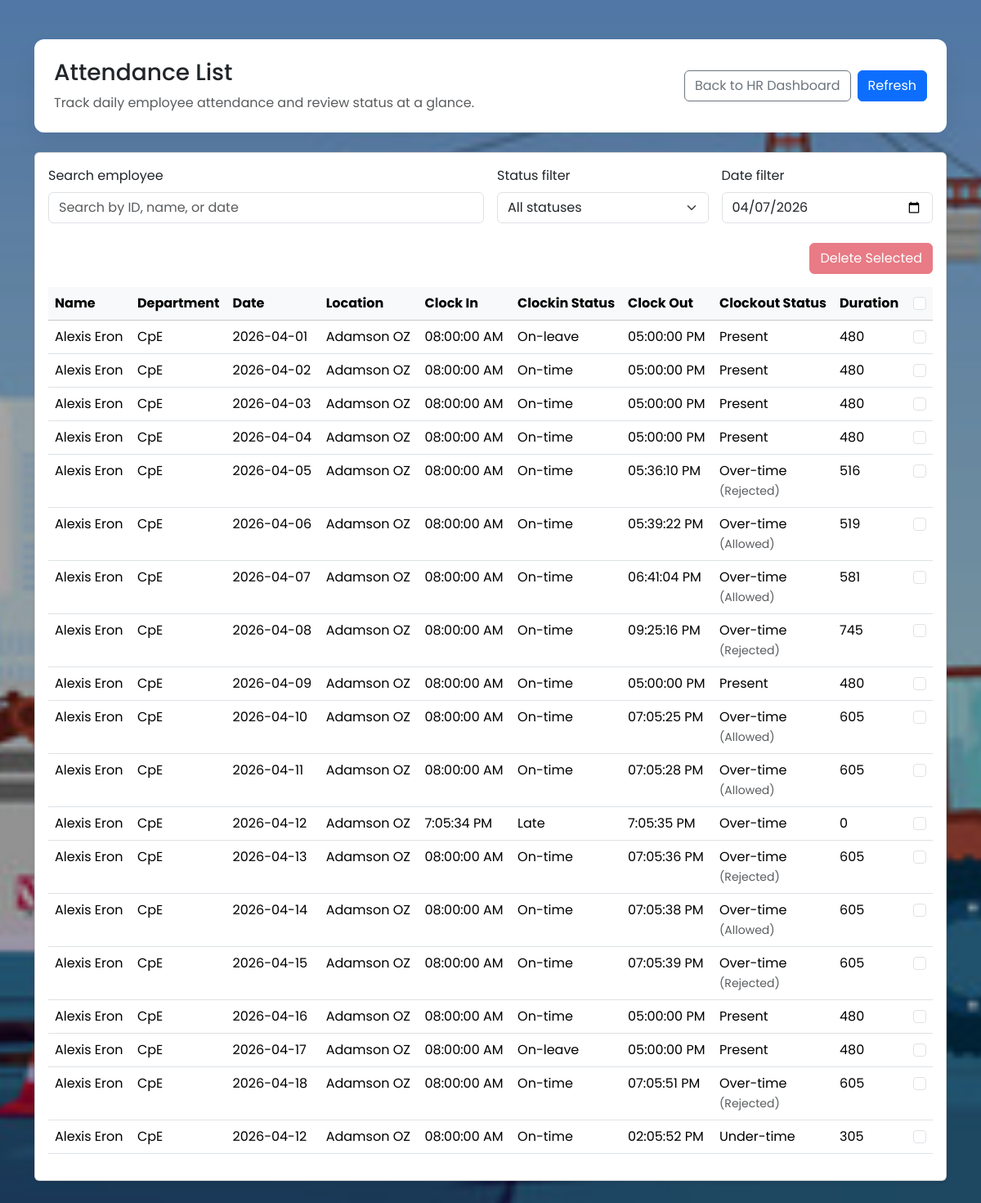
Page /HR/Employee_attendance/index.php (signed in) on the committed database.
### tables this page shows
CREATE TABLE `employee_attendance` (
  `Attendance_id` bigint(20) NOT NULL,
  `Emp_id` int(10) UNSIGNED NOT NULL,
  `Date` date NOT NULL,
  `Location` varchar(255) NOT NULL,
  `Coordinates` varchar(255) NOT NULL,
  `Clock_in` varchar(255) NOT NULL,
  `Clock_out` varchar(255) NOT NULL,
  `Clockin_status` varchar(255) NOT NULL,
  `Clockout_status` varchar(255) NOT NULL,
  `Duration` float NOT NULL,
  `AO` tinyint(1) NOT NULL
);

CREATE TABLE `employees` (
  `id` int(10) UNSIGNED NOT NULL,
  `name` varchar(255) NOT NULL,
  `email` varchar(255) NOT NULL,
  `username` varchar(255) NOT NULL,
  `password` varchar(255) NOT NULL,
  `type` varchar(50) NOT NULL DEFAULT 'Emp',
  `position` varchar(255) NOT NULL,
  `department` varchar(255) NOT NULL,
  `salary` decimal(15,2) NOT NULL DEFAULT 0.00,
  `join_date` date NOT NULL,
  `status` varchar(50) NOT NULL DEFAULT 'Active'
);

### HR/Employee_attendance/index.php (the view, shortened to what this page needs)
<!DOCTYPE html>
<html lang="en">
<head>
    <link href="https://cdn.jsdelivr.net/npm/bootstrap@5.3.3/dist/css/bootstrap.min.css" rel="stylesheet">
    <link rel="stylesheet" href="../HR_Assets/Employee_attendance.css">
</head>
<body>
    <?php include './Employee_attendance_modules/background.php'; ?>
    <div class="container py-5">
        <div class="attendance-header p-4 mb-4">
            <div class="d-flex flex-column flex-md-row justify-content-between align-items-start align-items-md-center gap-3">
                <div>
                    <h1 class="h3 mb-2" id = 'attendance-list'>Attendance List</h1>
                    <p class="text-muted mb-0">Track daily employee attendance and review status at a glance.</p>
                </div>
                <div class="d-flex gap-2">
                    <a href="../" class="btn btn-outline-secondary">Back to HR Dashboard</a>
                    <a href="./" class="btn btn-primary">Refresh</a>
                </div>
            </div>
        </div>
        <div class="card shadow-sm">
            <div class="card-body">
                <div class="row g-3 mb-4">
                    <div class="col-md-6">
                        <label for="searchInput" class="form-label">Search employee</label>
                        <input id="searchInput" type="text" class="form-control" placeholder="Search by ID, name, or date">
                    </div>
                    <div class="col-md-3">
                        <label for="statusFilter" class="form-label">Status filter</label>
                        <select id="statusFilter" class="form-select">
                            <option value="all">All statuses</option>
                        </select>
                    </div>
                    <div class="col-md-3">
                        <label for="dateFilter" class="form-label">Date filter</label>
                        <input id="dateFilter" type="date" class="form-control" value="2026-04-07">
                    </div>
                </div>
                <div class="d-flex justify-content-end mb-3">
                    <button id="bulkDeleteBtn" type="button" class="btn btn-danger" disabled>Delete Selected</button>
                </div>
                <div class="table-responsive">
                    <table class="table table-hover attendance-table">
                        <thead class="table-light">
                            <tr>
                                <th scope="col">Name</th>
                                <th scope="col" class="department-col">Department</th>
                                <th scope="col">Date</th>
                                <th scope="col">Location</th>
                                <th scope="col">Clock In </th>
                                <th scope="col" class="clkinStatus-col">Clockin Status</th>
                                <th scope="col">Clock Out</th>
                                <th scope="col" class="clkinStatus-col">Clockout Status</th>
                                <th scope="col">Duration</th>
                                <th scope="col" class="text-center">
                                    <input id="selectAllRows" type="checkbox" class="form-check-input" aria-label="Select all rows">
                                </th>
                            </tr>
                        </thead>
                        <tbody id="attendanceTable">
                            <?php
                                include '../../Modules/dbcon.php';
                                $query = "SELECT employee_attendance.*, employees.name, employees.department FROM `employee_attendance` JOIN `employees` ON employee_attendance.Emp_id = employees.id";
                                $result = mysqli_query($dbc, $query);
                                while ($row = mysqli_fetch_array($result)) {
                                        echo "<tr role='button' tabindex='0'>";
                                        echo "<td>" . $row['name'] . "</td>";
                                        echo "<td class='department-col'>" . $row['department'] . "</td>";
                                        echo "<td>" . $row['Date'] . "</td>";
                                        echo "<td>" . $row['Location'] . "</td>";
                                        echo "<td>" . $row['Clock_in'] . "</td>";
                                        echo "<td class='clkinStatus-col'>" . $row['Clockin_status'] . "</td>";
                                        echo "<td>" . $row['Clock_out'] . "</td>";
                                        $clockoutStatusDisplay = preg_replace('/\((Allowed|Rejected)\)/', "<small class='text-muted'>($1)</small>", $row['Clockout_status']);
                                        echo "<td class='clkinStatus-col'>" . $clockoutStatusDisplay . "</td>";
                                        echo "<td>" . $row['Duration'] . "</td>";
                                        echo "<td class='text-center'><input type='checkbox' class='form-check-input row-select' aria-label='Select row for deletion'></td>";
                                        echo "</tr>";
                                }
                            ?>
                        </tbody>
                    </table>
                </div>
            </div>
        </div>
    </div>
</body>
</html>

### HR/Employee_attendance/Employee_attendance_modules/background.php (shortened to what this page needs)
<div class="bg-container">
</div>

### HR/HR_Assets/Employee_attendance.css (style rules this page uses)
html, body { height: 100%; margin: 0; }
body { font-family: 'Poppins', sans-serif; background: transparent; min-height: 100vh; }
.bg-container { position: fixed; top: 0; right: 0; bottom: 0; left: 0; z-index: -1; overflow: hidden; }
.attendance-header { background: #fff; border-radius: .75rem; box-shadow: 0 1rem 2rem rgba(0, 0, 0, 0.06); }
.attendance-table th { white-space: nowrap; }
.attendance-table .department-col { width: 10%; }
.attendance-table .clkinStatus-col { width: 12%; }
.attendance-table tbody tr { cursor: pointer; }

### rows in the picture
employee_attendance: Emp.name "Alexis Eron", Emp.department "CpE", Date "2026-04-01", Location "Adamson OZ", Clock_in "08:00:00 AM", Clockin_status "On-leave", Clock_out "05:00:00 PM", Clockout_status "Present", Duration "480"
employee_attendance: Emp.name "Alexis Eron", Emp.department "CpE", Date "2026-04-02", Location "Adamson OZ", Clock_in "08:00:00 AM", Clockin_status "On-time", Clock_out "05:00:00 PM", Clockout_status "Present", Duration "480"
employee_attendance: Emp.name "Alexis Eron", Emp.department "CpE", Date "2026-04-03", Location "Adamson OZ", Clock_in "08:00:00 AM", Clockin_status "On-time", Clock_out "05:00:00 PM", Clockout_status "Present", Duration "480"
employee_attendance: Emp.name "Alexis Eron", Emp.department "CpE", Date "2026-04-04", Location "Adamson OZ", Clock_in "08:00:00 AM", Clockin_status "On-time", Clock_out "05:00:00 PM", Clockout_status "Present", Duration "480"
employee_attendance: Emp.name "Alexis Eron", Emp.department "CpE", Date "2026-04-05", Location "Adamson OZ", Clock_in "08:00:00 AM", Clockin_status "On-time", Clock_out "05:36:10 PM", Clockout_status "Over-time (Rejected)", Duration "516"
employee_attendance: Emp.name "Alexis Eron", Emp.department "CpE", Date "2026-04-06", Location "Adamson OZ", Clock_in "08:00:00 AM", Clockin_status "On-time", Clock_out "05:39:22 PM", Clockout_status "Over-time (Allowed)", Duration "519"
employee_attendance: Emp.name "Alexis Eron", Emp.department "CpE", Date "2026-04-07", Location "Adamson OZ", Clock_in "08:00:00 AM", Clockin_status "On-time", Clock_out "06:41:04 PM", Clockout_status "Over-time (Allowed)", Duration "581"
employee_attendance: Emp.name "Alexis Eron", Emp.department "CpE", Date "2026-04-08", Location "Adamson OZ", Clock_in "08:00:00 AM", Clockin_status "On-time", Clock_out "09:25:16 PM", Clockout_status "Over-time (Rejected)", Duration "745"
employee_attendance: Emp.name "Alexis Eron", Emp.department "CpE", Date "2026-04-09", Location "Adamson OZ", Clock_in "08:00:00 AM", Clockin_status "On-time", Clock_out "05:00:00 PM", Clockout_status "Present", Duration "480"
employee_attendance: Emp.name "Alexis Eron", Emp.department "CpE", Date "2026-04-10", Location "Adamson OZ", Clock_in "08:00:00 AM", Clockin_status "On-time", Clock_out "07:05:25 PM", Clockout_status "Over-time (Allowed)", Duration "605"
employee_attendance: Emp.name "Alexis Eron", Emp.department "CpE", Date "2026-04-11", Location "Adamson OZ", Clock_in "08:00:00 AM", Clockin_status "On-time", Clock_out "07:05:28 PM", Clockout_status "Over-time (Allowed)", Duration "605"
employee_attendance: Emp.name "Alexis Eron", Emp.department "CpE", Date "2026-04-12", Location "Adamson OZ", Clock_in "7:05:34 PM", Clockin_status "Late", Clock_out "7:05:35 PM", Clockout_status "Over-time", Duration "0"
employee_attendance: Emp.name "Alexis Eron", Emp.department "CpE", Date "2026-04-13", Location "Adamson OZ", Clock_in "08:00:00 AM", Clockin_status "On-time", Clock_out "07:05:36 PM", Clockout_status "Over-time (Rejected)", Duration "605"
employee_attendance: Emp.name "Alexis Eron", Emp.department "CpE", Date "2026-04-14", Location "Adamson OZ", Clock_in "08:00:00 AM", Clockin_status "On-time", Clock_out "07:05:38 PM", Clockout_status "Over-time (Allowed)", Duration "605"
employee_attendance: Emp.name "Alexis Eron", Emp.department "CpE", Date "2026-04-15", Location "Adamson OZ", Clock_in "08:00:00 AM", Clockin_status "On-time", Clock_out "07:05:39 PM", Clockout_status "Over-time (Rejected)", Duration "605"
employee_attendance: Emp.name "Alexis Eron", Emp.department "CpE", Date "2026-04-16", Location "Adamson OZ", Clock_in "08:00:00 AM", Clockin_status "On-time", Clock_out "05:00:00 PM", Clockout_status "Present", Duration "480"
employee_attendance: Emp.name "Alexis Eron", Emp.department "CpE", Date "2026-04-17", Location "Adamson OZ", Clock_in "08:00:00 AM", Clockin_status "On-leave", Clock_out "05:00:00 PM", Clockout_status "Present", Duration "480"
employee_attendance: Emp.name "Alexis Eron", Emp.department "CpE", Date "2026-04-18", Location "Adamson OZ", Clock_in "08:00:00 AM", Clockin_status "On-time", Clock_out "07:05:51 PM", Clockout_status "Over-time (Rejected)", Duration "605"
employee_attendance: Emp.name "Alexis Eron", Emp.department "CpE", Date "2026-04-12", Location "Adamson OZ", Clock_in "08:00:00 AM", Clockin_status "On-time", Clock_out "02:05:52 PM", Clockout_status "Under-time", Duration "305"
